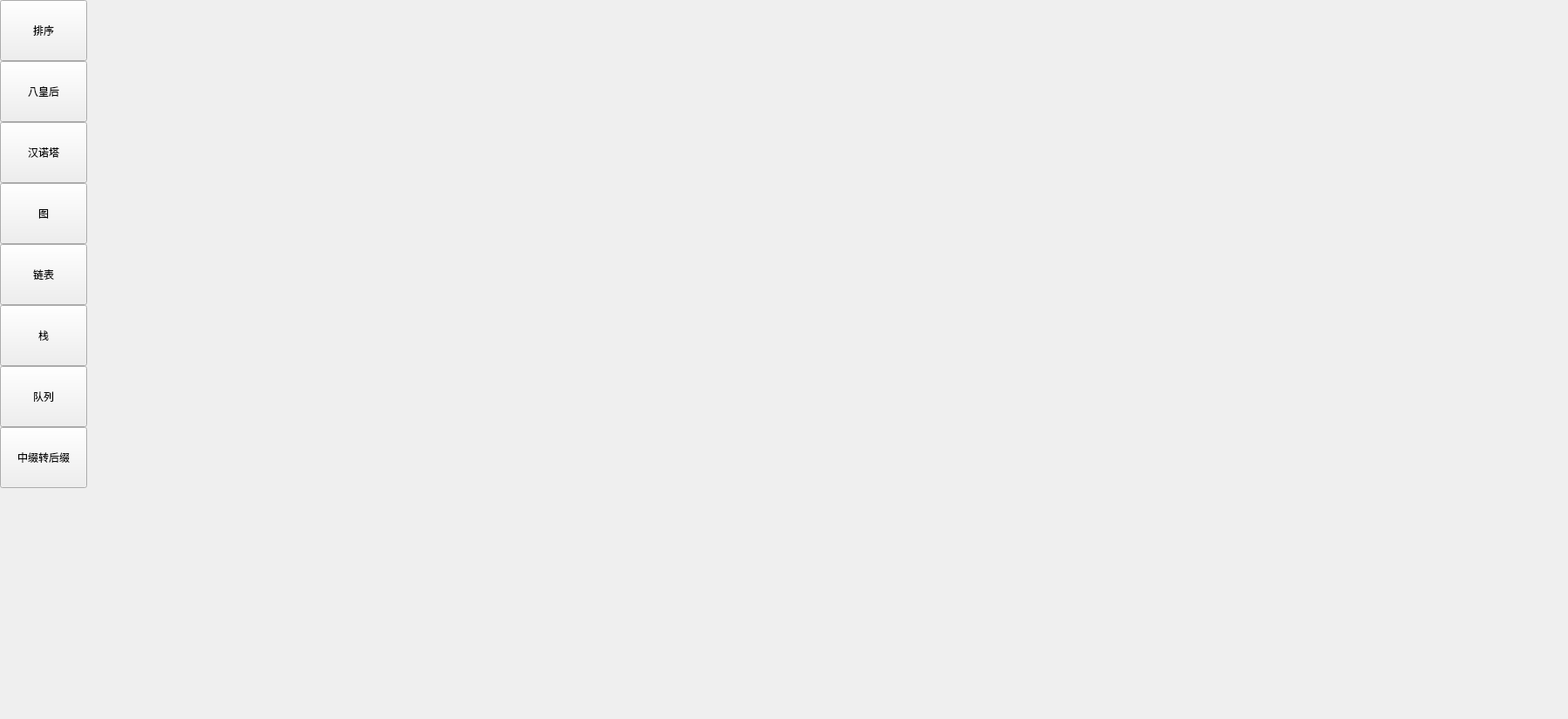
<?xml version="1.0" encoding="UTF-8"?>
<ui version="4.0">
 <class>DSWidget</class>
 <widget class="QWidget" name="DSWidget">
  <property name="geometry">
   <rect>
    <x>0</x>
    <y>0</y>
    <width>1800</width>
    <height>825</height>
   </rect>
  </property>
  <property name="windowTitle">
   <string>DSWidget</string>
  </property>
  <widget class="QPushButton" name="sortptn">
   <property name="geometry">
    <rect>
     <x>0</x>
     <y>0</y>
     <width>100</width>
     <height>70</height>
    </rect>
   </property>
   <property name="text">
    <string>排序</string>
   </property>
   <property name="checkable">
    <bool>true</bool>
   </property>
  </widget>
  <widget class="QPushButton" name="queenptn">
   <property name="geometry">
    <rect>
     <x>0</x>
     <y>70</y>
     <width>100</width>
     <height>70</height>
    </rect>
   </property>
   <property name="text">
    <string>八皇后</string>
   </property>
   <property name="checkable">
    <bool>true</bool>
   </property>
  </widget>
  <widget class="QPushButton" name="honoiptn">
   <property name="geometry">
    <rect>
     <x>0</x>
     <y>140</y>
     <width>100</width>
     <height>70</height>
    </rect>
   </property>
   <property name="text">
    <string>汉诺塔</string>
   </property>
   <property name="checkable">
    <bool>true</bool>
   </property>
  </widget>
  <widget class="QPushButton" name="graphptn">
   <property name="geometry">
    <rect>
     <x>0</x>
     <y>210</y>
     <width>100</width>
     <height>70</height>
    </rect>
   </property>
   <property name="text">
    <string>图</string>
   </property>
   <property name="checkable">
    <bool>true</bool>
   </property>
  </widget>
  <widget class="QPushButton" name="linkptn">
   <property name="geometry">
    <rect>
     <x>0</x>
     <y>280</y>
     <width>100</width>
     <height>70</height>
    </rect>
   </property>
   <property name="text">
    <string>链表</string>
   </property>
  </widget>
  <widget class="QPushButton" name="stackptn">
   <property name="geometry">
    <rect>
     <x>0</x>
     <y>350</y>
     <width>100</width>
     <height>70</height>
    </rect>
   </property>
   <property name="text">
    <string>栈</string>
   </property>
  </widget>
  <widget class="QPushButton" name="queueptn">
   <property name="geometry">
    <rect>
     <x>0</x>
     <y>420</y>
     <width>100</width>
     <height>70</height>
    </rect>
   </property>
   <property name="text">
    <string>队列</string>
   </property>
  </widget>
  <widget class="QPushButton" name="infixptn">
   <property name="geometry">
    <rect>
     <x>0</x>
     <y>490</y>
     <width>100</width>
     <height>70</height>
    </rect>
   </property>
   <property name="text">
    <string>中缀转后缀</string>
   </property>
  </widget>
 </widget>
 <layoutdefault spacing="6" margin="11"/>
 <resources/>
 <connections/>
</ui>
